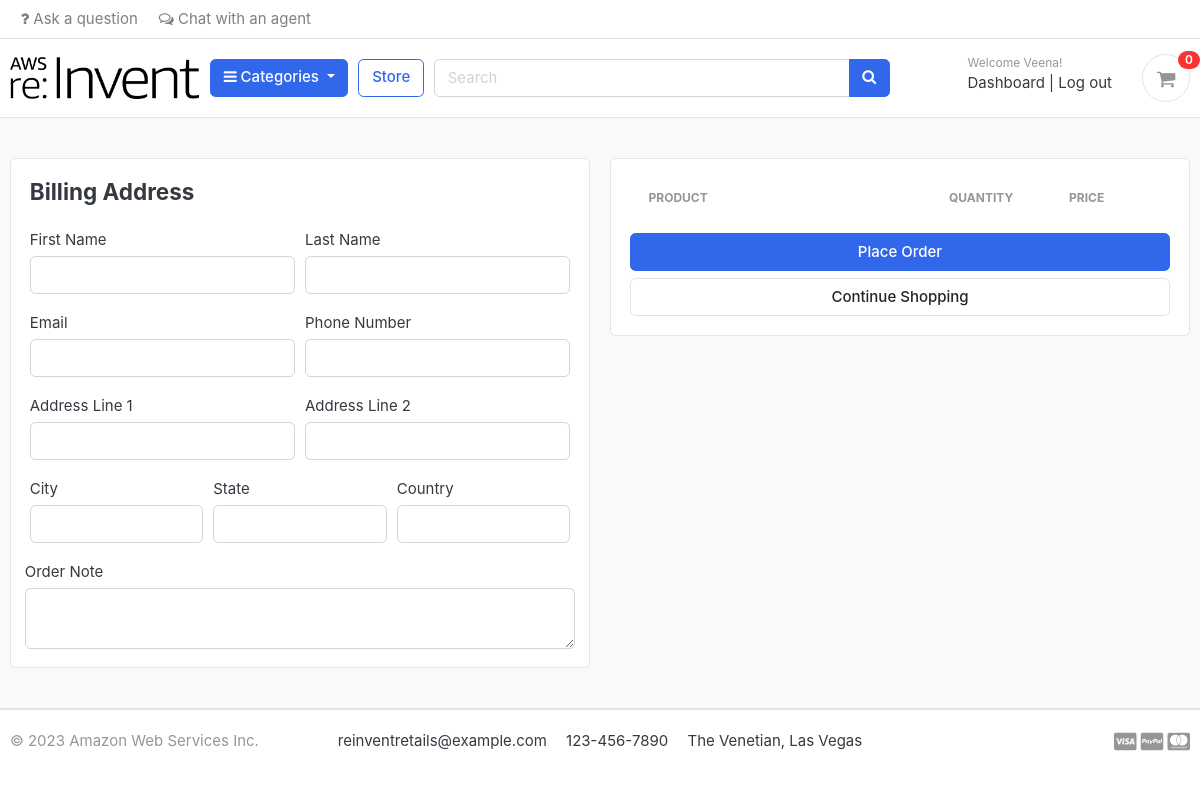
/cart/checkout/ (signed in), run on an earlier commit of the app's database.
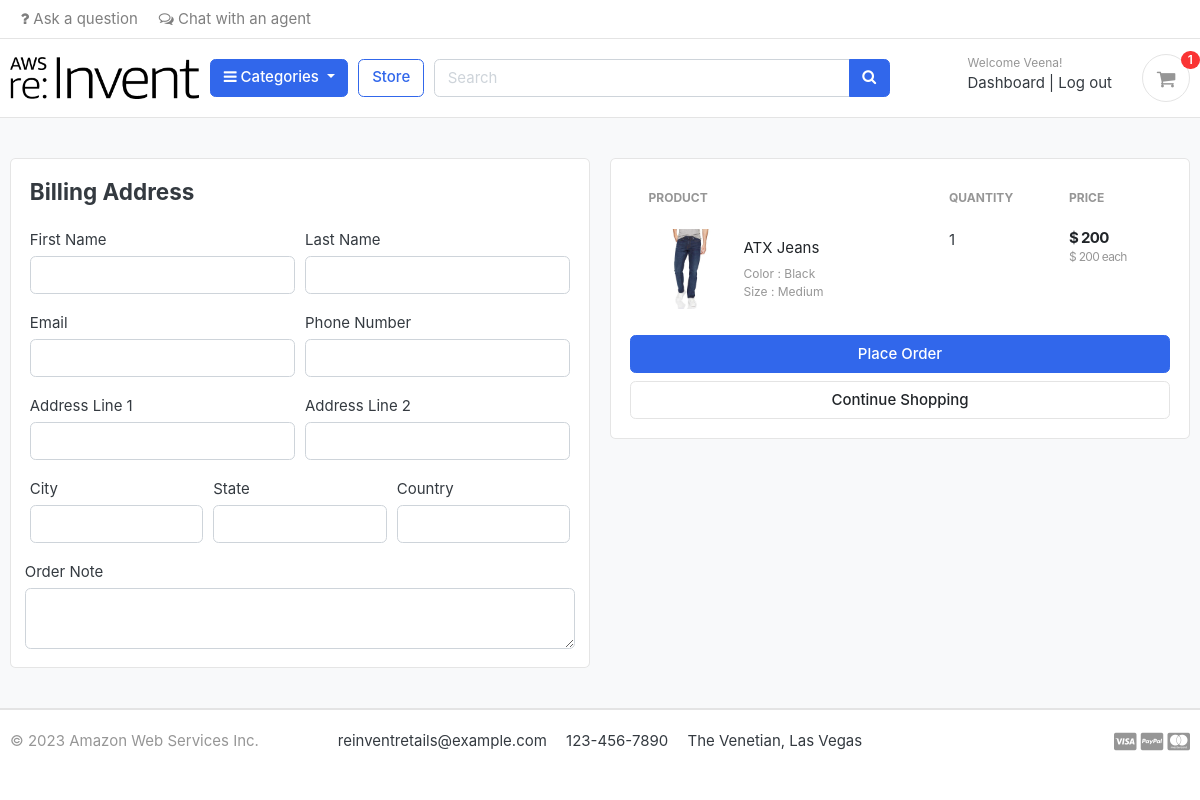
And on a later commit of the database.
### carts/models.py (models this page shows, shortened)
class CartItem(models.Model):
    user = models.ForeignKey(Account, on_delete=models.CASCADE, null=True)
    product = models.ForeignKey(Product, on_delete=models.CASCADE)
    variations = models.ManyToManyField('store.Variation', blank=True)
    cart = models.ForeignKey(Cart, on_delete=models.CASCADE, null=True)
    quantity = models.IntegerField()
    is_active = models.BooleanField(default=True)
    def sub_total(self):
        return self.product.price * self.quantity

### store/models.py (models this page shows, shortened)
class Product(models.Model):
    product_name = models.CharField(max_length=200, unique=True)
    slug = models.SlugField(max_length=200, unique=True)
    description = models.TextField(max_length=500, blank=True)
    price = models.IntegerField()
    images = models.ImageField(upload_to='photos/products')
    stock = models.IntegerField()
    is_available = models.BooleanField(default=True)
    category = models.ForeignKey(Category, on_delete=models.CASCADE)
    created_date = models.DateTimeField(auto_now_add=True)
    modified_date = models.DateTimeField(auto_now=True)
    def get_url(self):
        return reverse('product_detail', args=[self.category.slug, self.slug])

class Variation(models.Model):
    product = models.ForeignKey(Product, on_delete=models.CASCADE)
    variation_category = models.CharField(max_length=100, choices=variation_category_choice)
    variation_value = models.CharField(max_length=100)
    is_active = models.BooleanField(default=True)
    created_date = models.DateTimeField(auto_now=True)
    objects = VariationManager()

### carts/views.py (the view)
# urls.py: path('checkout/', views.checkout, name='checkout')
@login_required(login_url='login')
def checkout(request, total=0, quantity=0, cart_items=None):
    try:
        tax = 0
        grand_total = 0
        if request.user.is_authenticated:
            cart_items = CartItem.objects.filter(user=request.user, is_active=True)
        else:
            cart = Cart.objects.get(cart_id=_cart_id(request))
            cart_items = CartItem.objects.filter(cart=cart, is_active=True)
        for cart_item in cart_items:
            total += (cart_item.product.price * cart_item.quantity)
            quantity += cart_item.quantity
        tax = total * 0.05
        grand_total = total + tax
    except ObjectDoesNotExist:
        pass #just ignore
    context = {
        'total': total,
        'quantity': quantity,
        'cart_items': cart_items,
        'tax'       : tax,
        'grand_total': grand_total,
    }
    return render(request, 'store/checkout.html', context)

### carts/context_processors.py (called while the page is built)
def counter(request):
    cart_count = 0
    if 'admin' in request.path:
        return {}
    else:
        try:
            cart = Cart.objects.filter(cart_id=_cart_id(request))
            if request.user.is_authenticated:
                cart_items = CartItem.objects.all().filter(user=request.user)
            else:
                cart_items = CartItem.objects.all().filter(cart=cart[:1])
            for cart_item in cart_items:
                cart_count += cart_item.quantity
        except Cart.DoesNotExist:
            cart_count = 0
    return dict(cart_count=cart_count)

### carts/views.py (called while the page is built)
def _cart_id(request):
    cart = request.session.session_key
    if not cart:
        cart = request.session.create()
    return cart

### category/context_processors.py (called while the page is built)
def menu_links(request):
    links = Category.objects.all()
    return dict(links=links)

### category/models.py (called while the page is built)
    def get_url(self):
            return reverse('products_by_category', args=[self.slug])

### templates/store/checkout.html (shortened to what this page needs)
{% extends 'base.html' %}
{% load static %}
{% block content %}
<section class="section-content padding-y bg">
<div class="container">
<div class="row">
	<aside class="col-lg-6">
<div class="card">
  <div class="card-body">
    <h4 class="card-title mb-4">Billing Address</h4>
    <form action="{% url 'place_order' %}" method="POST">
      <div class="form-row">
        <div class="col form-group">
          <label for="">First Name</label>
          <input type="text" name="first_name" class="form-control" required>
        </div>
        <div class="col form-group">
          <label for="">Last Name</label>
          <input type="text" name="last_name" class="form-control" required>
        </div>
      </div>
      <div class="form-row">
        <div class="col form-group">
          <label for="">Email</label>
          <input type="email" name="email" class="form-control" required>
        </div>
        <div class="col form-group">
          <label for="">Phone Number</label>
          <input type="text" name="phone" class="form-control" required>
        </div>
      </div>
      <div class="form-row">
        <div class="col form-group">
          <label for="">Address Line 1</label>
          <input type="text" name="address_line_1" class="form-control" required>
        </div>
        <div class="col form-group">
          <label for="">Address Line 2</label>
          <input type="text" name="address_line_2" class="form-control">
        </div>
      </div>
      <div class="form-row">
        <div class="col form-group">
          <label for="">City</label>
          <input type="text" name="city" class="form-control" required>
        </div>
        <div class="col form-group">
          <label for="">State</label>
          <input type="text" name="state" class="form-control" required>
        </div>
        <div class="col form-group">
          <label for="">Country</label>
          <input type="text" name="country" class="form-control" required>
        </div>
        </div>
        <div class="form-row">
          <label for="">Order Note</label>
          <textarea name="order_note" rows="2" class="form-control"></textarea>
        </div>
  </div>
</div>
	</aside>
	<aside class="col-lg-6">
		<div class="card">
		<div class="card-body">
      <table class="table table-borderless table-shopping-cart">
      <thead class="text-muted">
      <tr class="small text-uppercase">
        <th scope="col">Product</th>
        <th scope="col" width="120">Quantity</th>
        <th scope="col" width="120">Price</th>
      </tr>
      </thead>
      <tbody>
      {% for cart_item in cart_items %}
      <tr>
      	<td>
      		<figure class="itemside align-items-center">
      			<div class="aside"><img src="{{ cart_item.product.images.url }}" class="img-sm"></div>
      			<figcaption class="info">
      				<a href="{{ cart_item.product.get_url }}" class="title text-dark">{{ cart_item.product.product_name }}</a>
      				<p class="text-muted small">
      					{% if cart_item.variations.all %}
      						{% for item in cart_item.variations.all %}
      							{{ item.variation_category | capfirst }} : {{ item.variation_value | capfirst }} <br>
      						{% endfor %}
      					{% endif %}
      				</p>
      			</figcaption>
      		</figure>
      	</td>
      	<td>
      				<label for="">{{cart_item.quantity}}</label>
      	</td>
      	<td>
      		<div class="price-wrap">
      			<var class="price">$ {{ cart_item.sub_total }}</var>
      			<small class="text-muted"> $ {{ cart_item.product.price }} each </small>
      		</div>
      	</td>
      </tr>
      {% endfor %}
      </tbody>
      </table>
      <button type="submit" name="submit" class="btn btn-primary btn-block">Place Order</button>
			<a href="{% url 'store' %}" class="btn btn-light btn-block">Continue Shopping</a>
		</div>
		</div>
</aside>
</div>
</div>
</section>
{% endblock %}

### templates/includes/navbar.html (shortened to what this page needs)
{% load static %}
<header class="section-header">
    <nav class="navbar p-md-0 navbar-expand-sm navbar-light border-bottom">
    <div class="container">
      <div class="collapse navbar-collapse" id="navbarTop4">
        <ul class="navbar-nav mr-auto">
            <li><a href="#" class="nav-link"> <i class="fa fa-question"></i> Ask a question </a></li>
            <li><a href="#" class="nav-link"> <i class="fa fa-comments-o"></i> Chat with an agent </a></li>
        </ul>
      </div>
    </div>
    </nav>
    <section class="header-main border-bottom">
        <div class="container">
    <div class="row align-items-center">
        <div class="col-lg-2 col-md-3 col-6">
            <a href="{% url 'home' %}" class="brand-wrap">
                <img class="logo" src="{% static './images/reinvent-black.png' %}">
            </a>
        </div>
        <div class="col-lg col-sm col-md col-6 flex-grow-0">
            <div class="category-wrap dropdown d-inline-block float-right">
                <button type="button" class="btn btn-primary dropdown-toggle" data-toggle="dropdown">
                    <i class="fa fa-bars"></i> Categories
                </button>
            </div>
        </div>
        <a href="{% url 'store' %}" class="btn btn-outline-primary">Store</a>
        <div class="col-lg  col-md-6 col-sm-12 col">
            <form action="{% url 'search' %}" class="search" method="GET">
                <div class="input-group w-100">
                    <input type="text" class="form-control" style="width:60%;" placeholder="Search" name="keyword">
                    <div class="input-group-append">
                      <button class="btn btn-primary" type="submit">
                        <i class="fa fa-search"></i>
                      </button>
                    </div>
                </div>
            </form>
        </div>
        <div class="col-lg-3 col-sm-6 col-8 order-2 order-lg-3">
                    <div class="d-flex justify-content-end mb-3 mb-lg-0">
                        {% if user.id is None %}
                        <div class="widget-header">
                            <small class="title text-muted">Welcome guest!</small>
                            <div>
                                <a href="{% url 'login' %}">Log in</a> <span class="dark-transp"> | </span>
                                <a href="{% url 'register' %}"> Sign up</a>
                            </div>
                        </div>
                        {% else %}
                        <div class="widget-header">
                            <small class="title text-muted">Welcome {{user.first_name}}!</small>
                            <div>
                                <a href="{% url 'dashboard' %}">Dashboard</a> <span class="dark-transp"> | </span>
                                <a href="{% url 'logout' %}"> Log out</a>
                            </div>
                        </div>
                        {% endif %}
                        <a href="{% url 'cart' %}" class="widget-header pl-3 ml-3">
                            <div class="icon icon-sm rounded-circle border"><i class="fa fa-shopping-cart"></i></div>
                            <span class="badge badge-pill badge-danger notify">{{cart_count}}</span>
                        </a>
                    </div>
                </div>
    </div>
        </div>
    </section>
    </header>

What changed in the data, as far as the page shows it:
added CartItem: product.images (picture), product.product_name "ATX Jeans", quantity "1", sub_total "200", product.price "200"
now on this page (row unchanged): Variation: variation_category "Color", variation_value "Black"
now on this page (row unchanged): Variation: variation_category "Size", variation_value "Medium"
Also different on the page:
{{ cart_count }}: "0" → "1"
